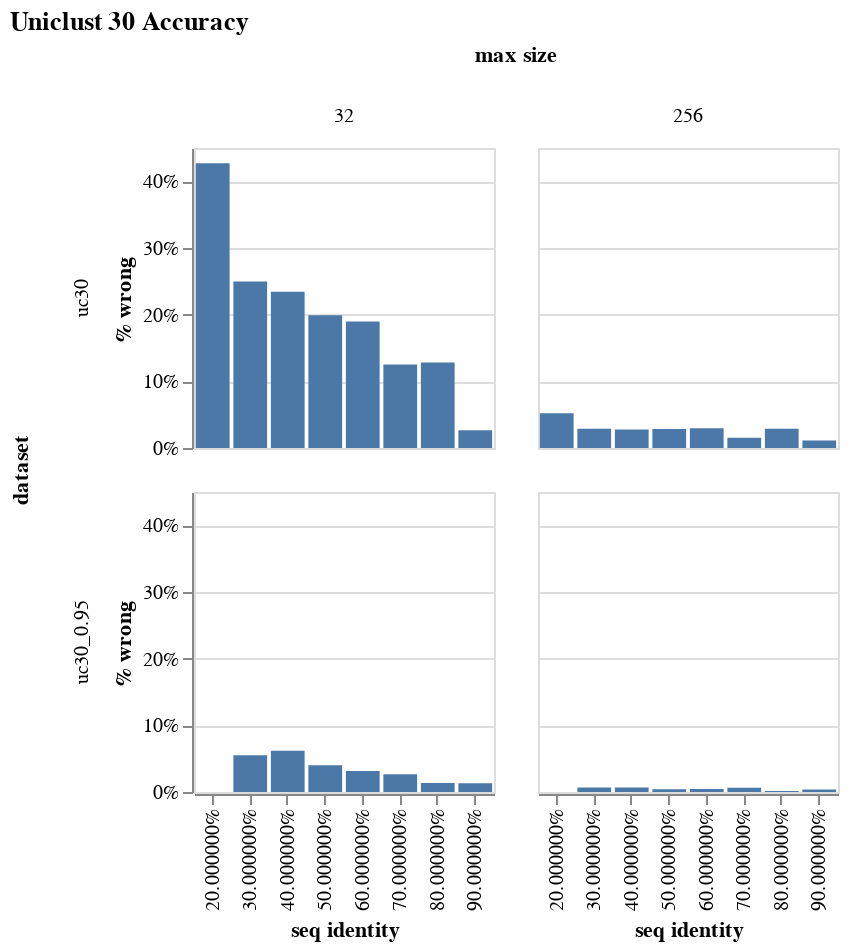

Notebook code cell kept with this figure:
### Code cell
alt.Chart(data, title = "Uniclust 30 Accuracy").mark_bar().encode(
    x = alt.X("seq identity:N", axis = alt.Axis(format = "%")),
    y = alt.Y("% wrong", axis = alt.Axis(format = "%")),
    column = "max size:N",
    row = "dataset:N"
).properties(
    width = 150,
    height = 150
)

### Figure 1 — Vega-Lite specification as saved in the notebook (floating-point values rounded to 4 significant figures)
{"config": {"view": {"continuousWidth": 400, "continuousHeight": 300}}, "data": {"name": "data-b967d6aaaff231b5a8846309cba42355"}, "mark": "bar", "encoding": {"column": {"type": "nominal", "field": "max size"}, "row": {"type": "nominal", "field": "dataset"}, "x": {"type": "nominal", "axis": {"format": "%"}, "field": "seq identity"}, "y": {"type": "quantitative", "axis": {"format": "%"}, "field": "% wrong"}}, "height": 150, "title": "Uniclust 30 Accuracy", "width": 150, "$schema": "https://vega.github.io/schema/vega-lite/v4.8.1.json", "datasets": {"data-b967d6aaaff231b5a8846309cba42355": [{"dataset": "uc30_0.95", "max size": 32, "seq identity": 0.0, "count": 0, "wrong": 0, "wrong % error": null, "% wrong": null}, {"dataset": "uc30_0.95", "max size": 32, "seq identity": 0.1, "count": 0, "wrong": 0, "wrong % error": null, "% wrong": null}, {"dataset": "uc30_0.95", "max size": 32, "seq identity": 0.2, "count": 14, "wrong": 0, "wrong % error": null, "% wrong": 0.0}, {"dataset": "uc30_0.95", "max size": 32, "seq identity": 0.3, "count": 873, "wrong": 48, "wrong % error": 0.2364, "% wrong": 0.05498}, {"dataset": "uc30_0.95", "max size": 32, "seq identity": 0.4, "count": 1166, "wrong": 72, "wrong % error": 0.2589, "% wrong": 0.06175}, {"dataset": "uc30_0.95", "max size": 32, "seq identity": 0.5, "count": 951, "wrong": 38, "wrong % error": 0.2699, "% wrong": 0.03996}, {"dataset": "uc30_0.95", "max size": 32, "seq identity": 0.6, "count": 923, "wrong": 29, "wrong % error": 0.266, "% wrong": 0.03142}, {"dataset": "uc30_0.95", "max size": 32, "seq identity": 0.7, "count": 789, "wrong": 21, "wrong % error": 0.2508, "% wrong": 0.02662}, {"dataset": "uc30_0.95", "max size": 32, "seq identity": 0.8, "count": 747, "wrong": 10, "wrong % error": 0.2109, "% wrong": 0.01339}, {"dataset": "uc30_0.95", "max size": 32, "seq identity": 0.9, "count": 1537, "wrong": 20, "wrong % error": 0.139, "% wrong": 0.01301}, {"dataset": "uc30_0.95", "max size": 256, "seq identity": 0.0, "count": 0, "wrong": 0, "wrong % error": null, "% wrong": null}, {"dataset": "uc30_0.95", "max size": 256, "seq identity": 0.1, "count": 0, "wrong": 0, "wrong % error": null, "% wrong": null}, {"dataset": "uc30_0.95", "max size": 256, "seq identity": 0.2, "count": 14, "wrong": 0, "wrong % error": null, "% wrong": 0.0}, {"dataset": "uc30_0.95", "max size": 256, "seq identity": 0.3, "count": 873, "wrong": 6, "wrong % error": 0.02263, "% wrong": 0.006873}, {"dataset": "uc30_0.95", "max size": 256, "seq identity": 0.4, "count": 1166, "wrong": 8, "wrong % error": 0.07535, "% wrong": 0.006861}, {"dataset": "uc30_0.95", "max size": 256, "seq identity": 0.5, "count": 951, "wrong": 4, "wrong % error": 0.03272, "% wrong": 0.004206}, {"dataset": "uc30_0.95", "max size": 256, "seq identity": 0.6, "count": 923, "wrong": 4, "wrong % error": 0.06402, "% wrong": 0.004334}, {"dataset": "uc30_0.95", "max size": 256, "seq identity": 0.7, "count": 789, "wrong": 5, "wrong % error": 0.02126, "% wrong": 0.006337}, {"dataset": "uc30_0.95", "max size": 256, "seq identity": 0.8, "count": 747, "wrong": 1, "wrong % error": 0.0006338, "% wrong": 0.001339}, {"dataset": "uc30_0.95", "max size": 256, "seq identity": 0.9, "count": 1537, "wrong": 6, "wrong % error": 0.04126, "% wrong": 0.003904}, {"dataset": "uc30", "max size": 32, "seq identity": 0.0, "count": 0, "wrong": 0, "wrong % error": null, "% wrong": null}, {"dataset": "uc30", "max size": 32, "seq identity": 0.1, "count": 0, "wrong": 0, "wrong % error": null, "% wrong": null}, {"dataset": "uc30", "max size": 32, "seq identity": 0.2, "count": 192, "wrong": 82, "wrong % error": 0.9296, "% wrong": 0.4271}, {"dataset": "uc30", "max size": 32, "seq identity": 0.3, "count": 1170, "wrong": 292, "wrong % error": 0.5784, "% wrong": 0.2496}, {"dataset": "uc30", "max size": 32, "seq identity": 0.4, "count": 1182, "wrong": 277, "wrong % error": 0.5775, "% wrong": 0.2343}, {"dataset": "uc30", "max size": 32, "seq identity": 0.5, "count": 1160, "wrong": 231, "wrong % error": 0.5505, "% wrong": 0.1991}, {"dataset": "uc30", "max size": 32, "seq identity": 0.6, "count": 1044, "wrong": 198, "wrong % error": 0.5351, "% wrong": 0.1897}, {"dataset": "uc30", "max size": 32, "seq identity": 0.7, "count": 847, "wrong": 106, "wrong % error": 0.5582, "% wrong": 0.1251}, {"dataset": "uc30", "max size": 32, "seq identity": 0.8, "count": 694, "wrong": 89, "wrong % error": 0.4932, "% wrong": 0.1282}, {"dataset": "uc30", "max size": 32, "seq identity": 0.9, "count": 711, "wrong": 19, "wrong % error": 0.3312, "% wrong": 0.02672}, {"dataset": "uc30", "max size": 256, "seq identity": 0.0, "count": 0, "wrong": 0, "wrong % error": null, "% wrong": null}, {"dataset": "uc30", "max size": 256, "seq identity": 0.1, "count": 0, "wrong": 0, "wrong % error": null, "% wrong": null}, {"dataset": "uc30", "max size": 256, "seq identity": 0.2, "count": 192, "wrong": 10, "wrong % error": 0.285, "% wrong": 0.05208}, {"dataset": "uc30", "max size": 256, "seq identity": 0.3, "count": 1170, "wrong": 34, "wrong % error": 0.1609, "% wrong": 0.02906}, {"dataset": "uc30", "max size": 256, "seq identity": 0.4, "count": 1182, "wrong": 33, "wrong % error": 0.1449, "% wrong": 0.02792}, {"dataset": "uc30", "max size": 256, "seq identity": 0.5, "count": 1160, "wrong": 33, "wrong % error": 0.1602, "% wrong": 0.02845}, {"dataset": "uc30", "max size": 256, "seq identity": 0.6, "count": 1044, "wrong": 31, "wrong % error": 0.1159, "% wrong": 0.02969}, {"dataset": "uc30", "max size": 256, "seq identity": 0.7, "count": 847, "wrong": 13, "wrong % error": 0.08762, "% wrong": 0.01535}, {"dataset": "uc30", "max size": 256, "seq identity": 0.8, "count": 694, "wrong": 20, "wrong % error": 0.07686, "% wrong": 0.02882}, {"dataset": "uc30", "max size": 256, "seq identity": 0.9, "count": 711, "wrong": 8, "wrong % error": 0.04555, "% wrong": 0.01125}]}}
